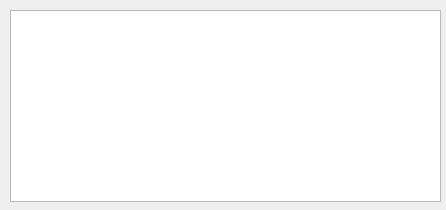
<?xml version="1.0" encoding="UTF-8"?>
<ui version="4.0">
 <class>Del_ui</class>
 <widget class="QDialog" name="Del_ui">
  <property name="geometry">
   <rect>
    <x>0</x>
    <y>0</y>
    <width>446</width>
    <height>210</height>
   </rect>
  </property>
  <property name="windowTitle">
   <string>حذف کردن کاربر</string>
  </property>
  <widget class="QTableWidget" name="tableWidget">
   <property name="geometry">
    <rect>
     <x>10</x>
     <y>10</y>
     <width>431</width>
     <height>192</height>
    </rect>
   </property>
  </widget>
 </widget>
 <resources/>
 <connections/>
</ui>
